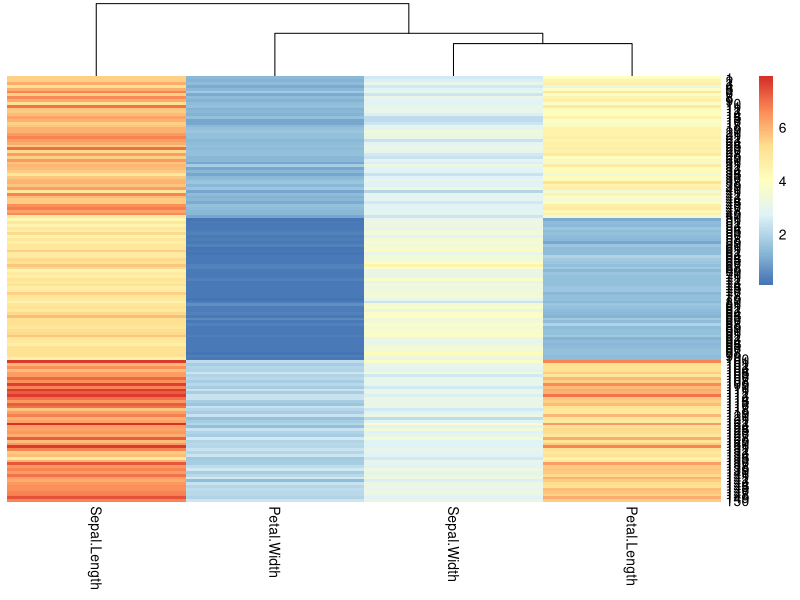
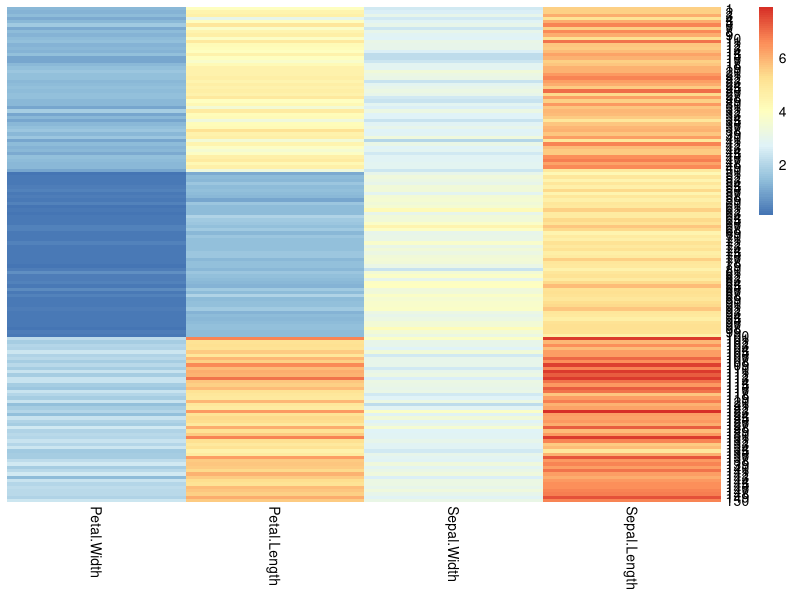

Reproduce these figures in R, in order.
## ---- chunk 1
`%>%` <- dplyr::`%>%`
## ---- chunk 2
file.path("plots", "clustering")
## ---- chunk 3
file.path("plots", "clustering", "lncRNA")
## ---- chunk 4
clustering_dir <- file.path("plots", "clustering")
## ---- chunk 5
dir.exists(file.path("plots", "clustering"))
## ---- chunk 6
dir.exists(clustering_dir)
## ---- chunk 7
dir.create(clustering_dir)
## ---- chunk 8
dir.create("plots")
dir.create(clustering_dir)
## ---- chunk 9
dir.exists(clustering_dir)
## ---- chunk 10
# assign `results/clusters` to a variable using file.path()
cluster_membership_dir <- file.path("results", "clusters")
dir.exists(cluster_membership_dir)
## ---- chunk 11
dir.create(cluster_membership_dir, recursive = TRUE)
## ---- chunk 12
dir.exists(cluster_membership_dir)
## ---- chunk 13
!TRUE
## ---- chunk 14
!FALSE
## ---- chunk 15
pathway_dir <- file.path("results", "pathway_analysis")
dir.exists(pathway_dir)
## ---- chunk 16
!dir.exists(pathway_dir)
## ---- chunk 17
if (TRUE) {
  # message generates a message
  message("This will run code!")
}
## ---- chunk 18
if (FALSE) {
  message("This will run code!")
}
## ---- chunk 19
if (!FALSE) {
  message("This will run code!")
}
## ---- chunk 20
if (!dir.exists(pathway_dir)) {
  message("This will run code!")
}
## ---- chunk 21
if (!dir.exists(pathway_dir)) {
  dir.create(pathway_dir, recursive = TRUE)
}
## ---- chunk 22
dir.exists(pathway_dir)
## ---- chunk 23
if (!dir.exists(pathway_dir)) {
  message("This will run code!")
}
## ---- chunk 24
# Load in the iris data to our workspace
data("iris")
## ---- chunk 25
iris$Species
## ---- chunk 26
# set.seed() allows our shuffling to be reproducible between trials
set.seed(123)
iris_shuffled <- iris[sample(1:nrow(iris), nrow(iris)), ]
## ---- chunk 27
head(iris_shuffled, n = 10)
## ---- chunk 28
iris_shuffled <- iris_shuffled %>%
  dplyr::mutate(Species = factor(Species, 
                                 levels = c("versicolor",
                                            "setosa",
                                            "virginica"))) %>%
  dplyr::arrange(Species)
## ---- chunk 29
iris_shuffled$Species
## ---- chunk 30
pheatmap::pheatmap(iris_shuffled %>% dplyr::select(-Species),
                   cluster_rows = FALSE)
## ---- chunk 31
iris_shuffled %>%
  dplyr::select(Petal.Width,
                Petal.Length,
                Sepal.Width,
                Sepal.Length)
## ---- chunk 32
ordered_column_names <- c("Petal.Width",
                          "Petal.Length",
                          "Sepal.Width",
                          "Sepal.Length")
iris_shuffled[, ordered_column_names]
## ---- chunk 33
pheatmap::pheatmap(iris_shuffled[, ordered_column_names],
                   cluster_cols = FALSE,
                   cluster_rows = FALSE)
## ---- chunk 34
sessionInfo()
